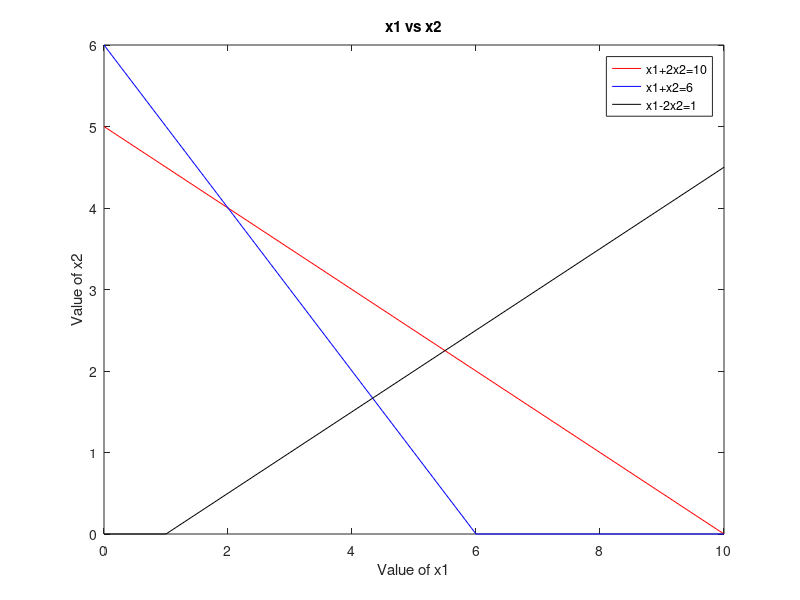

The MATLAB source for this figure:
clc 
clear all

% Max z = 2x1 + x2
% s.t. x1 + 2x2 <= 10
%      x1 + x2  <= 6
%      x1 - 2x2 <= 1

% Phase 1: Input parameters
A = [1 2; 1 1; 1 -2];
B = [10; 6; 1];
C = [2 1];

% Phase 2: Plotting lines
P = max(B);
x1  = 0:1:P;
x21 = (B(1) - A(1,1).*x1)./A(1,2);
x22 = (B(2) - A(2,1).*x1)./A(2,2);
x23 = (B(3) - A(3,1).*x1)./A(3,2);

% .( used for component wise multiplication in matrix
% Default increment = 1

% Compare each entry in x21 such that negative values are substituted by 0
% semicolon at end doesnt show up in output

x21 = max(0,x21);
x22 = max(0,x22);
x23 = max(0,x23);

% red, blue, black
% everything sequence wise

plot(x1, x21, 'r', x1, x22, 'b', x1, x23, 'k')
title('x1 vs x2')
xlabel('Value of x1')
ylabel('Value of x2')
legend('x1+2x2=10', 'x1+x2=6', 'x1-2x2=1')

% Phase 3: Finding corner points with axes
% Output gives the indexes in x1, x21, x22, x23 where the values are 0
% More than 2 points occur since we fixed thw negative values to 0 previously

cx1 = find(x1==0);
c1 = find(x21==0);
c2 = find(x22==0);
c3 = find(x23==0);

% Transpose
Line1 = ([x1([c1 cx1]); x21([c1 cx1])])';
Line2 = ([x1([c2 cx1]); x22([c2 cx1])])';
Line3 = ([x1([c3 cx1]); x23([c3 cx1])])';

% 'Since want unique in row-wise sense
% [5 0 -> Different; [5 0 -> Same
%  0 5]               5 0]
% Corner Points

corpt = unique([Line1; Line2; Line3], 'rows')

% Phase 4: Intersecting points of each line

% Denotes Origin(0,0) in column form
pt = [0;0]
% size(A): 3x2; size(A,1): no. of rows; size(A,2): no. of columns
% no. of constraints
for i = 1:size(A,1)
    for j = i+1:size(A,1)
    A1=A([i,j], :)
    B1=B([i,j], :)
    x = inv(A1)*B1
    pt = [pt x]
    end
end

intersecting_pt = pt';

% Phase 5: All corner points
% Not all corner points are feasible'
all_corpt = unique([intersecting_pt; corpt], 'rows')



